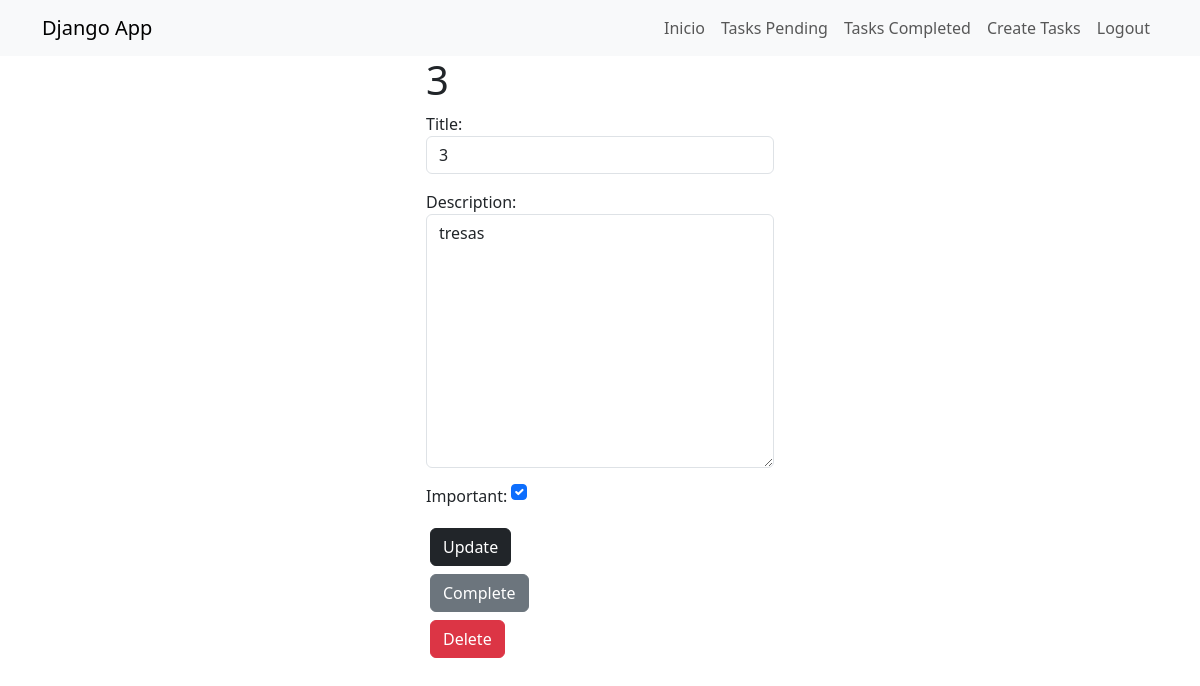
Screenshot of /tasks/18/ (signed in) with the database file from the repository.
### tasks/models.py (models this page shows, shortened)
class Task(models.Model):
    title = models.CharField(max_length=100)
    description = models.TextField(blank=True)
    created = models.DateTimeField(auto_now_add=True)
    datecompleted = models.DateTimeField(null=True, blank=True)
    important = models.BooleanField(default=False)
    user = models.ForeignKey(User, on_delete=models.CASCADE)

### tasks/views.py (the view, shortened to what this page needs)
# urls.py: path('tasks/<int:task_id>/', views.detail, name='detail'),
@login_required
def detail(request, task_id):
    if request.method == 'GET':
        task = get_object_or_404(Task, pk=task_id, user=request.user)
        form = TaskForm(instance=task)
        return render(request, 'task_detail.html', {'task': task, 'form': form})

### tasks/forms.py
class TaskForm(forms.ModelForm):
    class Meta:
        model = Task
        fields = ['title', 'description', 'important']
        widgets = {
            'title': forms.TextInput(attrs={'class': 'form-control', 'placeholder': 'Write a title'}),
            'description': forms.Textarea(attrs={'class': 'form-control', 'placeholder': 'Write a description'}),
            'important': forms.CheckboxInput(attrs={'class': 'form-check-input m-auto'}),
        }

### tasks/templates/task_detail.html (shortened to what this page needs)
{% extends 'base.html' %}
{% block content %}
<main class="container">
    <div class="row m-auto">
        <div class="col-md-4 offset-md-4">
            <form action="" method="POST">
                <h1>{{task.title}}</h1>
                <form action="{% url 'complete' task.id %}" method="POST">
                    {{form.as_p}}
                    <button class="btn btn-dark m-1">
                        Update
                    </button>
                </form>
                    <form action="{% url 'complete' task.id %}" method="POST">
                        <button class="btn btn-secondary m-1">
                            Complete
                        </button>
                    </form>
                    <form action="{% url 'delete' task.id %}" method="POST">
                        <button class="btn btn-danger m-1">
                            Delete
                        </button>
                    </form>
            </form>
        </div>
    </div>
</main>
{% endblock %}

### rows the page displays
Task: title "3", description "tresas", important "☑"
